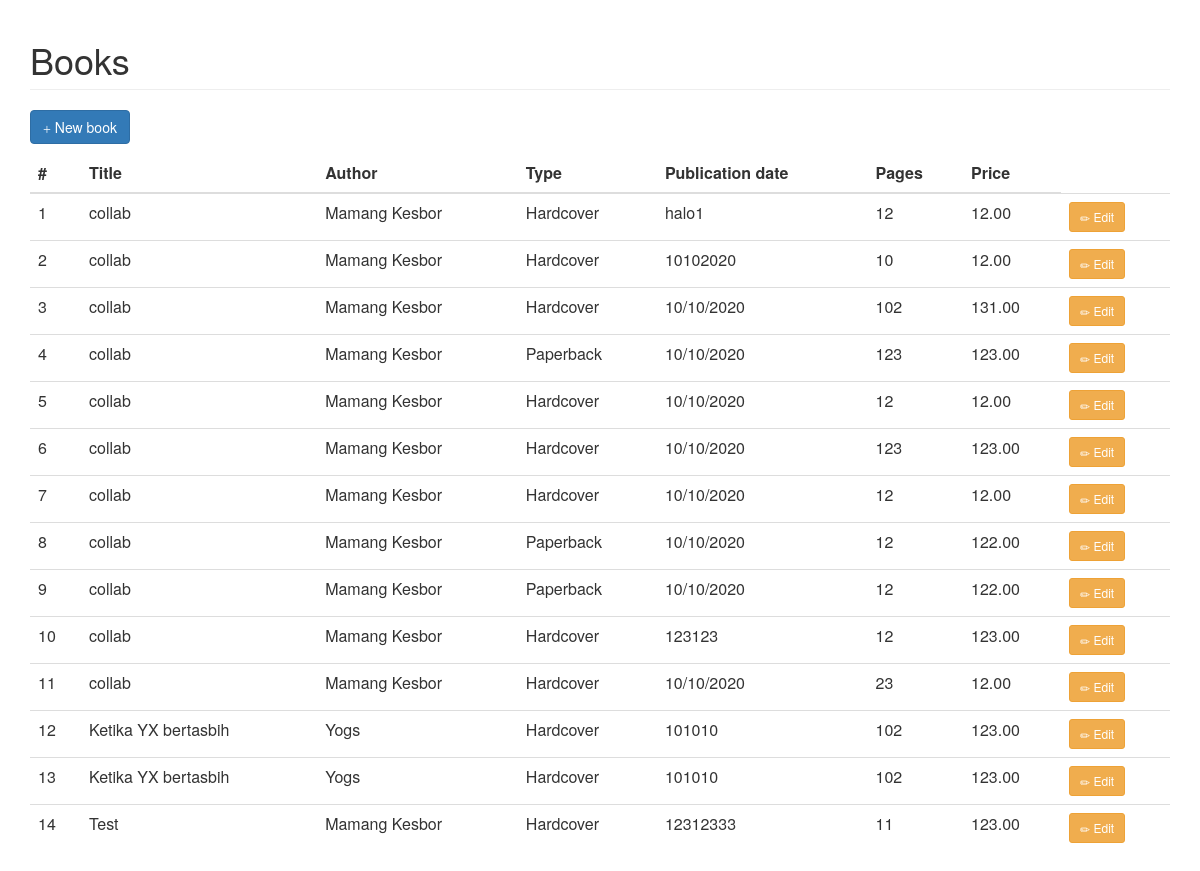
/books/, run on an earlier commit of the app's database.
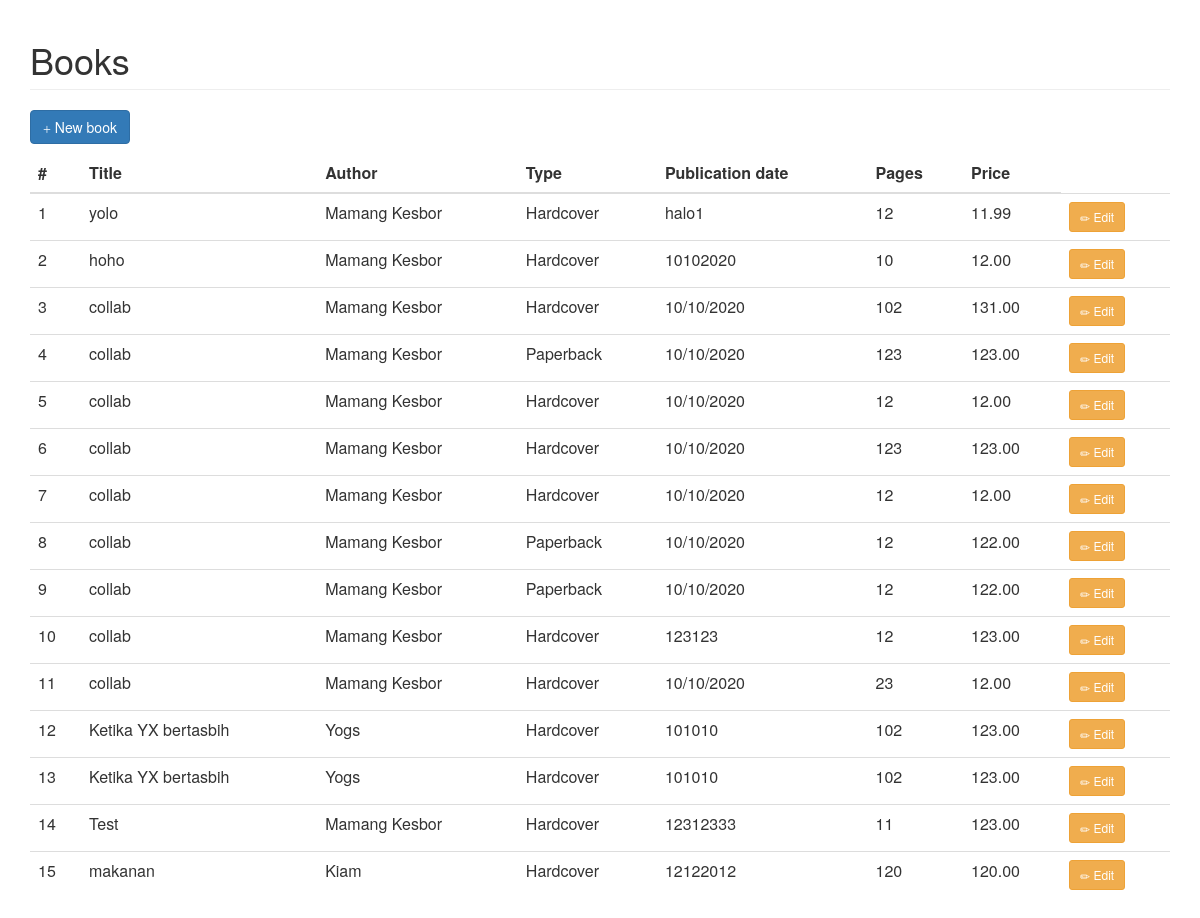
And on a later commit of the database.
### app_modal_practice/models.py (models this page shows)
class Book(models.Model):
    HARDCOVER = 1
    PAPERBACK = 2
    EBOOK = 3
    BOOK_TYPES = (
        (HARDCOVER, 'Hardcover'),
        (PAPERBACK, 'Paperback'),
        (EBOOK, 'E-book'),
    )
    title = models.CharField(max_length=50)
    publication_date = models.CharField(null=True, max_length=20)
    author = models.CharField(max_length=30, blank=True)
    price = models.DecimalField(max_digits=5, decimal_places=2)
    pages = models.IntegerField(blank=True, null=True)
    book_type = models.PositiveSmallIntegerField(choices=BOOK_TYPES)

### app_modal_practice/views.py (the view)
# urls.py: path('books/', views.book_list, name='book_list'),
def book_list(request):
    books = Book.objects.all()
    return render(request, 'book_list.html', {'books': books})

### app_modal_practice/templates/book_list.html (shortened to what this page needs)
{% extends 'base.html' %}
{% load static %}
{% block content %}
  <h1 class="page-header">Books</h1>
  <p>
    <button type="button" class="btn btn-primary js-create-book" data-url="{% url 'app_modal_practice:book_create' %}">
      <span class="glyphicon glyphicon-plus"></span>
      New book
    </button>
  </p>
  <table class="table" id="book-table">
    <thead>
      <tr>
        <th>#</th>
        <th>Title</th>
        <th>Author</th>
        <th>Type</th>
        <th>Publication date</th>
        <th>Pages</th>
        <th>Price</th>
      </tr>
    </thead>
    <tbody>
      {% include 'partial_book_list.html' %}
    </tbody>
  </table>
{% endblock %}

### templates/base.html (shortened to what this page needs)
{% load static %}
<html lang="en">
  <head>
    <link href="{% static 'css/bootstrap.css' %}" rel="stylesheet">
  </head>
  <body>
    <div class="container">
      {% block content %}
      {% endblock %}
    </div>
  </body>
</html>

### app_modal_practice/templates/partial_book_list.html
{% for book in books %}
  <tr>
    <td>{{ book.id }}</td>
    <td>{{ book.title }}</td>
    <td>{{ book.author }}</td>
    <td>{{ book.get_book_type_display }}</td>
    <td>{{ book.publication_date }}</td>
    <td>{{ book.pages }}</td>
    <td>{{ book.price }}</td>
    <td>
      <button type="button"
              class="btn btn-warning btn-sm js-update-book"
              data-url="{% url 'app_modal_practice:book_update' book.id %}">
        <span class="glyphicon glyphicon-pencil"></span> Edit
      </button>
    </td>
  </tr>
{% empty %}
  <tr>
    <td colspan="7" class="text-center bg-warning">No book</td>
  </tr>
{% endfor %}

What changed in the data, as far as the page shows it:
changed Book "halo1": title "collab" → "yolo"; price "12.00" → "11.99"
changed Book id 2: title "collab" → "hoho"
added Book: id "15", title "makanan", author "Kiam", book_type "Hardcover", publication_date "12122012", pages "120", price "120.00"
